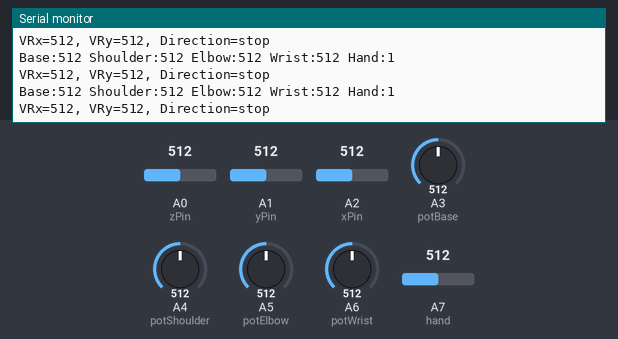
Bench run of a sketch on a simulated Arduino Nano, built with avr-gcc and run on an emulated ATmega328P. Parts: the last lines printed to the serial monitor. Inputs (shaded band) come from the test bench; at power-on: A1 (yPin) = 512, A2 (xPin) = 512, A0 (zPin) = 512, A3 (potBase) = 512, A4 (potShoulder) = 512, A5 (potElbow) = 512, A6 (potWrist) = 512, A7 (hand) = 512. No radio packets arrive unless stated.

Above: at 1.2 s.
1.3 s: A1 (yPin) set to 792
At 2.3 s:
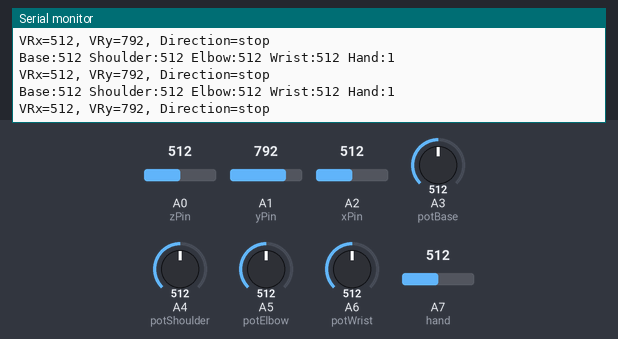
2.8 s: A1 (yPin) set to 808
At 3.3 s:
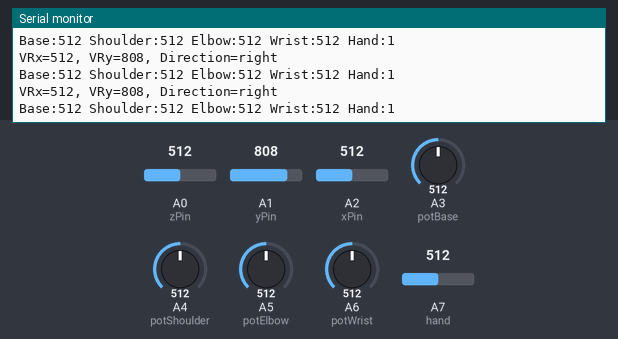
4.3 s: A2 (xPin) set to 358
At 5.4 s:
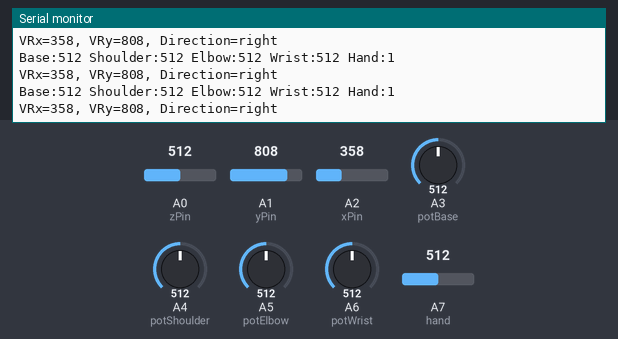
5.8 s: A2 (xPin) set to 332
At 6.5 s:
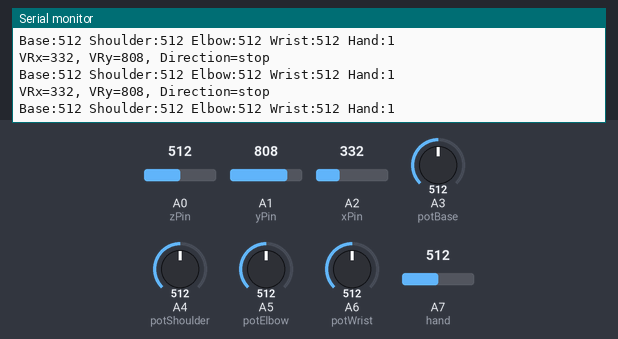
Timing chart, 0 to 8.8 s (numbered marks = the images above; inputs shaded):
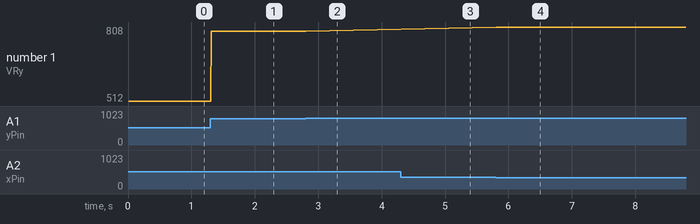

The sketch:

sender.ino
```cpp
#include <SPI.h>
#include "RF24.h"

// Define constants
#define MIN_PULSE_WIDTH 650
#define MAX_PULSE_WIDTH 2350
#define FREQUENCY 50

// RF24 setup
RF24 rf24(7, 8); // CE, CSN pins
const byte addr[] = "2Node";
const char msg[] = "Happy Hacking!";

// Potentiometer pin assignments
int hand = A7;
int potWrist = A6;
int potElbow = A5;
int potShoulder = A4;
int potBase = A3;

// Array to store potentiometer readings
int test[7];

// Joystick pin assignments
int xPin = 2;
int yPin = 1;
int zPin = 0;

// Variables to store joystick readings
int xval=0;
int yval=0;
char dir[10]="stop";

void setup() {
    // RF24 setup
    rf24.begin();
    rf24.setChannel(83);
    rf24.openWritingPipe(addr);
    rf24.setPALevel(RF24_PA_MIN);
    rf24.setDataRate(RF24_250KBPS);
    rf24.stopListening();

    // Start serial communication
    Serial.begin(115200);
}

void loop() {
    // Read potentiometer values
    test[0]= analogRead(hand);
    test[1]= analogRead(potWrist);
    test[2]= analogRead(potElbow);
    test[3]= analogRead(potShoulder);
    test[4]= analogRead(potBase);

    // Check hand value
    if(test[0] > 100){
        test[0] = 1;
    }

    // Read joystick values
    xval = analogRead(xPin);
    yval = analogRead(yPin);
    int zval = analogRead(zPin);
    test[5]= xval;
    test[6]= yval;

    // Send data
    rf24.write(&test, sizeof(test));

    // Print potentiometer values
    Serial.println("Base:" + String(test[4])+" Shoulder:"+String(test[3])+" Elbow:"+String(test[2])+" Wrist:"+String(test[1])+" Hand:"+String(test[0]));

    // Determine joystick direction
    String dir = "";
    if (xval > 800 && yval < 600 && yval > 400) {
        dir = "forward";
    } else if (xval > 800 && yval > 800) {
        dir = "forward right";
    } else if (xval > 800 && yval < 350) {
        dir = "forward left";
    } else if (xval < 200 && yval > 800) {
        dir = "backward right";
    } else if (xval < 200 && yval < 350) {
        dir = "backward left";
    } else if (xval < 200 && yval < 800) {
        dir = "backward";
    } else if (xval > 350 && xval < 600 && yval < 150) {
        dir = "left";
    } else if (xval > 350 && xval < 800 && yval > 800) {
        dir = "right";
    } else {
        dir = "stop";
    }

    // Print joystick values and direction
    char buf[100];
    sprintf(buf, "VRx=%d, VRy=%d, Direction=%s", xval, yval, dir.c_str());
    Serial.println(buf);
}
```

Measured:
- the behaviour switches between 800 and 801 on A1 (yPin) (found by bisection; images 1 and 2)
- the behaviour switches between 351 and 350 on A2 (xPin) (found by bisection; images 3 and 4)
- after the input at 1.3 s, the serial monitor: prints a new line at once (image 1)
- after the input at 2.8 s, the serial monitor: prints a new line at once (image 2)
- after the input at 4.3 s, the serial monitor: prints a new line at once (image 3)
- after the input at 5.8 s, the serial monitor: prints a new line at once (image 4)
- plotted number 1: 512 → 792 after the input at 1.3 s
